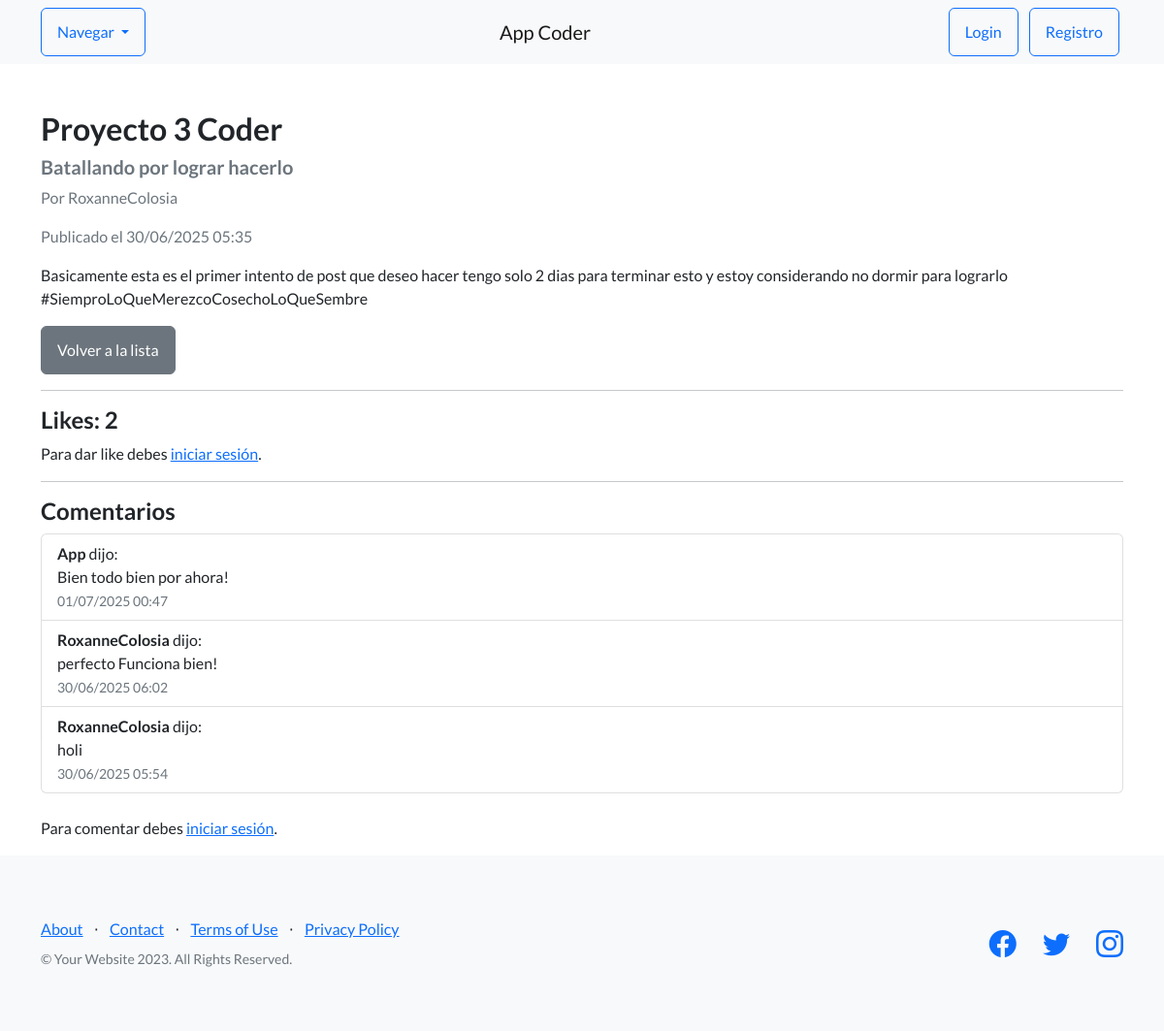
The app's page /pages/1/ with its own data.
### blog/models.py (models this page shows, shortened)
class Post(models.Model):
    titulo = models.CharField(max_length=100)
    subtitulo = models.CharField(max_length=150)
    contenido = models.TextField()
    imagen = models.ImageField(upload_to='posts/', blank=True, null=True)
    fecha = models.DateTimeField(auto_now_add=True)
    autor = models.ForeignKey(User, on_delete=models.CASCADE, related_name='posts')

class Comentario(models.Model):
    post = models.ForeignKey(Post, on_delete=models.CASCADE, related_name='comentarios')
    usuario = models.ForeignKey(User, on_delete=models.CASCADE)
    contenido = models.TextField()
    fecha = models.DateTimeField(auto_now_add=True)

### blog/views.py (the view)
# urls.py: path('<int:pk>/', PostDetailView.as_view(), name='post-detail'),
class PostDetailView(DetailView):
    model = Post
    template_name = 'AppCoder/Blog/post_detail.html'
    context_object_name = 'post'
    def get_context_data(self, **kwargs):
        context = super().get_context_data(**kwargs)
        post = self.get_object()
        context['comentarios'] = post.comentarios.all().order_by('-fecha')  # ¡esto es clave!
        context['likes_count'] = post.likes.count()
        user = self.request.user
        if user.is_authenticated:
            context['user_liked'] = post.likes.filter(usuario=user).exists()
        else:
            context['user_liked'] = False
        return context

### AppCoder/templates/AppCoder/Blog/post_detail.html (shortened to what this page needs)
{% extends 'AppCoder/Padre.html' %}
{% block content %}
<div class="container mt-5">
    <h2>{{ post.titulo }}</h2>
    <h5 class="text-muted">{{ post.subtitulo }}</h5>
    <p class="text-muted">Por {{ post.autor.username }}</p>
    <p class="text-muted">Publicado el {{ post.fecha|date:"d/m/Y H:i" }}</p>
    <div>
        {{ post.contenido|safe }}
    </div>
    <a href="{% url 'post-list' %}" class="btn btn-secondary mt-3">Volver a la lista</a>
    <hr>
    <h4>Likes: {{ likes_count }}</h4>
    {% if user.is_authenticated %}
        {% if user_liked %}
            <form method="post" action="{% url 'post-unlike' post.pk %}">
                {% csrf_token %}
                <button type="submit" class="btn btn-danger">Quitar Like</button>
            </form>
        {% else %}
            <form method="post" action="{% url 'post-like' post.pk %}">
                {% csrf_token %}
                <button type="submit" class="btn btn-primary">Dar Like</button>
            </form>
        {% endif %}
    {% else %}
        <p>Para dar like debes <a href="{% url 'login' %}">iniciar sesión</a>.</p>
    {% endif %}
    <hr>
    <h4>Comentarios</h4>
    <ul class="list-group mb-4">
        {% for comentario in comentarios %}
            <li class="list-group-item">
                <strong>{{ comentario.usuario.username }}</strong> dijo:<br>
                {{ comentario.contenido }} <br>
                <small class="text-muted">{{ comentario.fecha|date:"d/m/Y H:i" }}</small>
            </li>
        {% empty %}
            <li class="list-group-item">No hay comentarios aún.</li>
        {% endfor %}
    </ul>
    {% if user.is_authenticated %}
        <form method="post" action="{% url 'comentario-crear' post.pk %}">
            {% csrf_token %}
            <div class="mb-3">
                <textarea name="contenido" rows="3" class="form-control" placeholder="Escribe un comentario..."></textarea>
            </div>
            <button type="submit" class="btn btn-success">Enviar comentario</button>
        </form>
    {% else %}
        <p>Para comentar debes <a href="{% url 'login' %}">iniciar sesión</a>.</p>
    {% endif %}
</div>
{% endblock %}

### records on screen
Post: titulo "Proyecto 3 Coder", subtitulo "Batallando por lograr hacerlo", autor.username "RoxanneColosia", fecha "30/06/2025 05:35", contenido "Basicamente esta es el primer intento de post que deseo hacer tengo solo 2 dias para terminar esto y estoy considerando no dormir para lograrlo #SiemproLoQueMerezcoCosechoLoQueSembre"
Comentario: usuario.username "App", contenido "Bien todo bien por ahora!", fecha "01/07/2025 00:47"
Comentario: usuario.username "RoxanneColosia", contenido "perfecto Funciona bien!", fecha "30/06/2025 06:02"
Comentario: usuario.username "RoxanneColosia", contenido "holi", fecha "30/06/2025 05:54"

### other values on screen
{{ likes_count }} "2"
